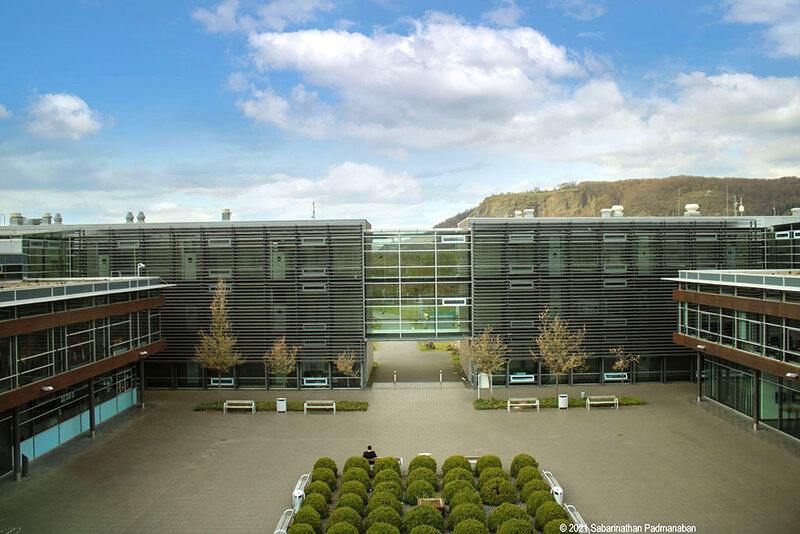
%> input picture Rheinahrcampus.jpg, 800 x 534 px
$ octave ConvertImageToMatrix.m   (GNU Octave 9; MATLAB toolbox functions it lacks are replaced by stand-ins)
%> lines starting %> are read from the running program, lines starting %| are printed output that depends on the picture
% MATLAB code

% Load and convert the image to grayscale
imageMatrix = imread('Rheinahrcampus.jpg');
%> imageMatrix is the input picture: size 534x800x3 uint8; mean R, G, B 124.5, 137.4, 133.6
imageMatrix_gray = rgb2gray(imageMatrix);
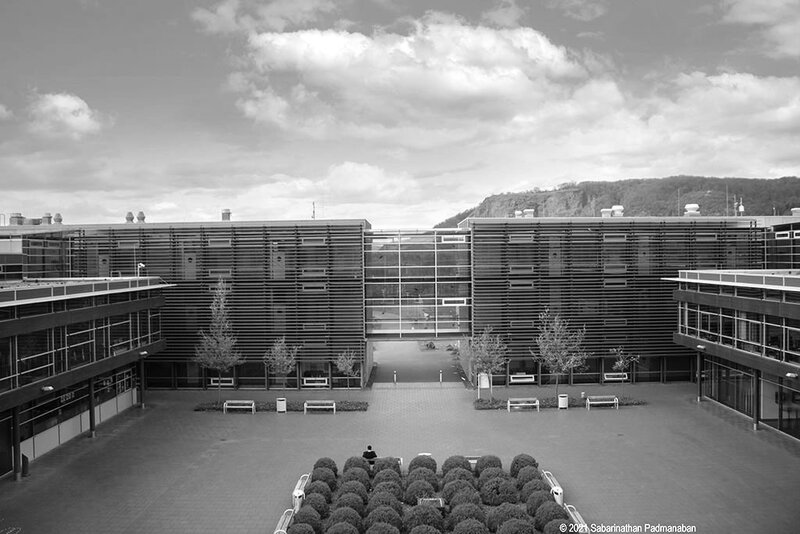
%> imageMatrix_gray: size 534x800 uint8; min 0, max 255, mean 133.1

% Determine size of the current image
[origRows, origCols] = size(imageMatrix_gray);
%> origRows = 534; origCols = 800

% % Determine new size (round up to square root of closest perfect square)
% newSize = ceil(sqrt(origRows*origCols));
newSize = 300;
% If the calculated newSize is less than the length of the row or the column,
% % set it to the larger value between the number of rows and columns
% if newSize < max(origRows, origCols)
%     newSize = max(origRows, origCols);
% end

% Resize image to largest possible square matrix
resizedImage = imresize(imageMatrix_gray, [newSize newSize]);
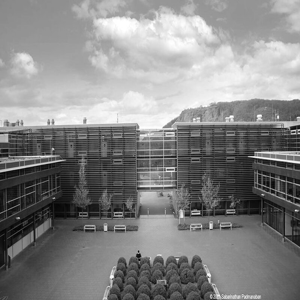
%> resizedImage: size 300x300 uint8; min 1, max 255, mean 133.1

% Display the image
imshow(resizedImage);

% % Convert the matrix to a double array for saving to a text file
% resizedImage_double = int8(resizedImage);

% Write the matrix to a text file
dlmwrite('resizedImage.txt', resizedImage, 'delimiter', '\t');
